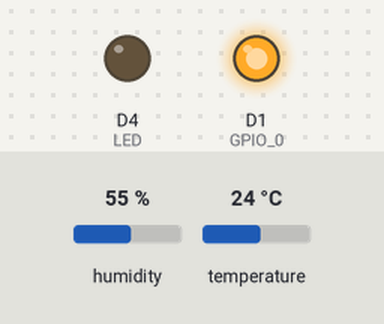
Recording of a sketch running on a simulated ESP8266 (NodeMCU). On the bench: output pins drawn as LEDs (lit = HIGH). Inputs (shaded band) come from the test bench; at power-on: humidity 55 %, temperature 24 °C. WiFi joins after 1.5 s; servers stay silent unless stated; what the sketch prints to the serial monitor is not drawn.

Above: at 0.1 s.
At 1.4 s:
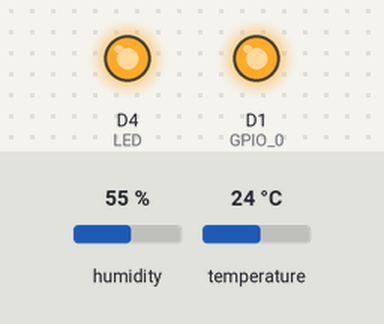
Timing chart, 0 to 2.9 s (numbered marks = the images above):
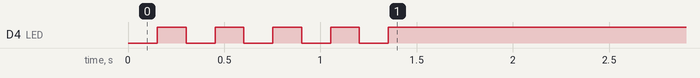

The sketch:

FAZENDINHA_19062022.ino
```cpp
// Template ID, Device Name and Auth Token are provided by the Blynk.Cloud
// See the Device Info tab, or Template settings
#define BLYNK_TEMPLATE_ID "TMPLWn1betQW"
#define BLYNK_DEVICE_NAME "HortencioCasa"
#define BLYNK_AUTH_TOKEN "ZCVvghIP4JIDnrC1wJyTdoTn0ZRDhG6J"


// Comment this out to disable prints and save space
#define BLYNK_PRINT Serial

#include <ESP8266WiFi.h>
#include <BlynkSimpleEsp8266.h>
#include <DHT.h>

char auth[] = BLYNK_AUTH_TOKEN;
int solo1 = A0;      // habilitar a leitura do sensor A
int sensorChuva = D3;    // selecione o pino de entrada para o potenciômetro
float sensorSolo1 = 0.000;  // variável para armazenar o valor vindo do sensor A

char ssid[] = "JPL";
char pass[] = "123@juarez";

#define DHTPIN D2          // What digital pin we're connected to
#define LED D4
const int GPIO_0 = D1; //PINO DIGITAL UTILIZADO PELO RELÉ DO MÓDULO

// Uncomment whatever type you're using!
#define DHTTYPE DHT11     // DHT 11

DHT dht(DHTPIN, DHTTYPE);
BlynkTimer timer;
WiFiClient client;

void sendSensor()
{
  float h = dht.readHumidity();
  float t = dht.readTemperature(); // or dht.readTemperature(true) for Fahrenheit

  if (isnan(h) || isnan(t)) {
    Serial.println("Failed to read from DHT sensor!");
    return;
  }

  Blynk.virtualWrite(V1, h);
  Serial.print(h);
  Serial.println(" %");

  Blynk.virtualWrite(V0, t);
  Serial.print(t);
  Serial.println(" C");
}

void setup()
{

   pinMode(GPIO_0, OUTPUT); //DEFINE O PINO COMO SAÍDA
   digitalWrite(GPIO_0, HIGH); //RELÉ INICIA DESLIGADO

   Serial.begin(115200);
   pinMode(LED, OUTPUT); // set the digital pin as output for connection LED.

  Serial.println("Connecting to ");
  Serial.println(ssid);

  WiFi.begin(ssid, pass);
  while (WiFi.status() != WL_CONNECTED)
  {
    digitalWrite(LED, LOW);
    delay(150);
    Serial.print(".");
    digitalWrite(LED, HIGH);
    delay(150);
  }

  Serial.println("");
  Serial.println("WiFi connected");

  digitalWrite(LED, HIGH); // turn the LED on.
  delay(1000);         // wait for 1 second.

  // Debug console

  Blynk.begin(auth, ssid, pass);

  dht.begin();

  // Setup a function to be called every second
  timer.setInterval(1000L, sendSensor);
}

void sensordata()
{// Leitura do sensor de solo 1:

  Serial.println("Lendo Sensor de Solo 1");
  sensorSolo1 = analogRead(sensorSolo1);
  Blynk.virtualWrite(V2, sensorSolo1);
  Serial.println(sensorSolo1);
  delay(1000);


}


void loop()
{
  Blynk.run();
  timer.run();
}
```
